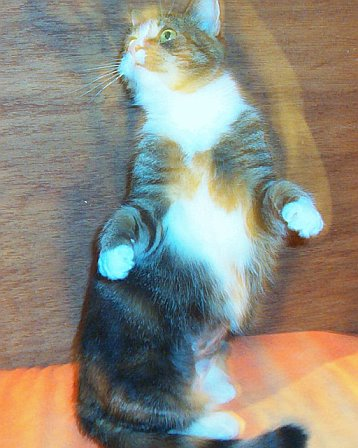
#> input picture PetImages/Cat/10011.jpg, 358 x 448 px, found by its file name; its folder holds 4 pictures in this run
$ jupyter execute --allow-errors PRODIGY_ML_03.ipynb   (shell and % lines are left out)
#> lines starting #> are read from the running program, lines starting #| are printed output that depends on the picture
## SVM Model

[cell 1]
# Import necessary libraries
import numpy as np
import pandas as pd
import matplotlib.pyplot as plt
import seaborn as sns
from sklearn.svm import LinearSVC
from sklearn.model_selection import train_test_split
from sklearn.metrics import classification_report, confusion_matrix
from sklearn.preprocessing import StandardScaler
from sklearn.calibration import CalibratedClassifierCV
import os
from PIL import Image
from tqdm import tqdm
from time import time

[cell 2]
# Set paths to the dataset folders
cat_folder = '/content/PetImages/Cat'
dog_folder = '/content/PetImages/Dog'

# Function to load and preprocess images
def load_images(folder, label, target_size=(64, 64)):
#> called with folder = '/content/PetImages/Cat', label = 0, target_size = (64, 64)
    images = []
    labels = []

    for filename in tqdm(os.listdir(folder)):
        if filename.endswith(('.jpg', '.jpeg', '.png')):
            try:
                # Load and resize image
                img_path = os.path.join(folder, filename)
                img = Image.open(img_path).convert('RGB')
#> img is the input picture: PIL image 358x448 RGB; mean R, G, B 142.7, 140.1, 127.9
                img = img.resize(target_size)
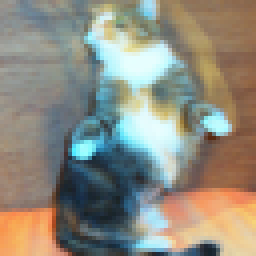
#> img: PIL image 64x64 RGB (shown 4 times larger); mean R, G, B 142.7, 140.1, 127.8

                # Convert to array and flatten
                img_array = np.array(img)
                img_flat = img_array.flatten()
#> img_flat = 12288 values, max 255 at index 1796, min 16 at index 6686, mean 136.9

                images.append(img_flat)
                labels.append(label)
            except Exception as e:
                print(f"Error processing {filename}: {str(e)}")
                continue
#> pass 2 of the loop in load_images, `for filename in tqdm(os.listdir(folder)):`:
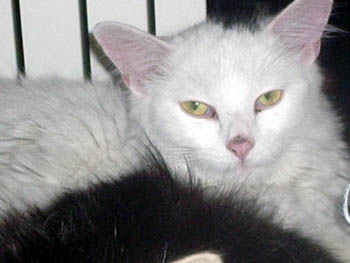
#> input picture PetImages/Cat/10313.jpg, 350 x 263 px, found by its file name
#> in load_images, img is the input picture: PIL image 350x263 RGB; mean R, G, B 141.4, 140.1, 140.4
#> in load_images, `img = img.resize(target_size)`:
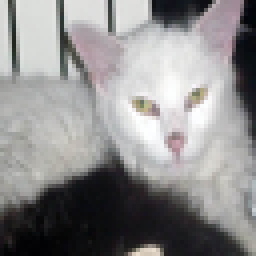
#> img: PIL image 64x64 RGB (shown 4 times larger); mean R, G, B 141.4, 140.1, 140.4
#> img_flat = 12288 values, max 255 at index 4546, min 1 at index 957, mean 140.7
#> pass 3 of the loop in load_images, `for filename in tqdm(os.listdir(folder)):`:
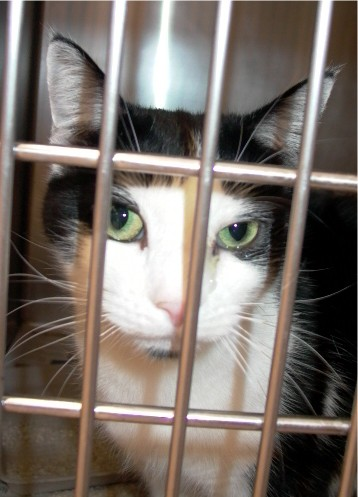
#> input picture PetImages/Cat/10328.jpg, 358 x 497 px, found by its file name
#> in load_images, img is the input picture: PIL image 358x497 RGB; mean R, G, B 121.1, 112.2, 105.4
#> in load_images, `img = img.resize(target_size)`:
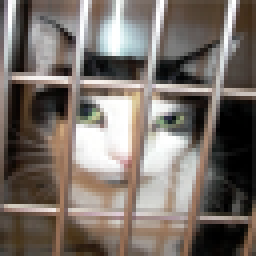
#> img: PIL image 64x64 RGB (shown 4 times larger); mean R, G, B 120.9, 112, 105.2
#> img_flat = 12288 values, max 255 at index 63, min 0 at index 5358, mean 112.7
#> the loop made 4 passes; the first 3 are shown

    return np.array(images), np.array(labels)

[cell 3]
# Load cat and dog images
print("Loading cat images...")
X_cats, y_cats = load_images(cat_folder, 0)  # 0 for cats

print("\nLoading dog images...")
#> (the rest of this cell did not finish here and is left out)
